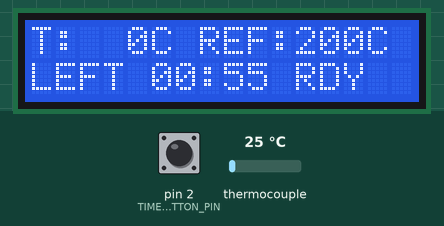
This sketch was run on a simulated Arduino Uno, built with avr-gcc and run on an emulated ATmega328P. Shown: 16×2 character LCD. Wiring (inferred from the names in the program): PCF8574 port expander at I2C address 0x27; MAX6675 thermocouple converter: CS pin 9; MISO pin 12; SCK pin 13. Wiring (inferred from the signals the program sends): character LCD (HD44780): RS Q0; E Q2; backlight Q3; data Q4, Q5, Q6, Q7. Inputs (shaded band) come from the test bench; at power-on: pin 2 (TIMER_BUTTON_PIN) HIGH, thermocouple 25 °C.

Above: at 2.5 s.
2.6 s: pin 2 (TIMER_BUTTON_PIN) pulled LOW for 0.15 s
At 4.1 s:
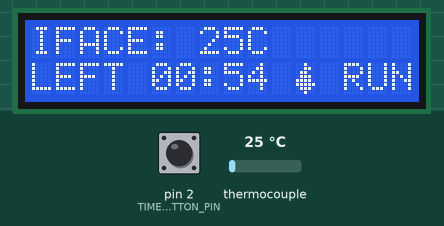
6.8 s: pin 2 (TIMER_BUTTON_PIN) pulled LOW for 1 s
At 9.1 s:
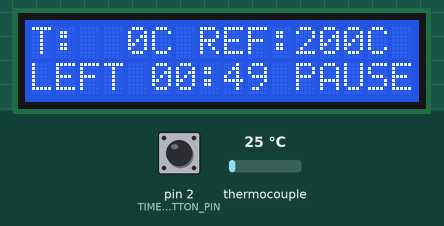
11.8 s: thermocouple set to 6 °C
At 14.1 s:
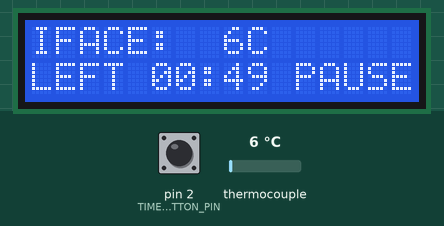
15.8 s: thermocouple set to 75 °C
At 18.1 s:
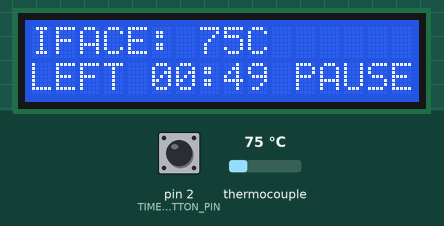
19.8 s: thermocouple set to 150 °C
At 21.7 s:
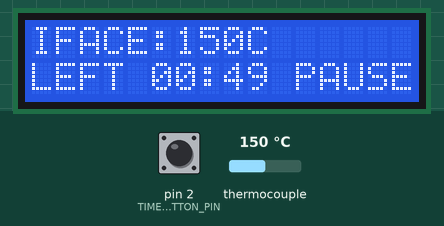
Timing chart, 0 to 23.2 s (numbered marks = the images above; inputs shaded):
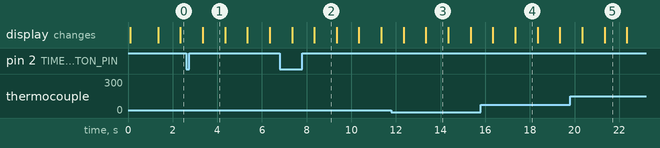

The sketch:

AgastyaThermalMonitor.ino
```cpp
#include <Wire.h>

// Agastya thermal pretreatment monitor: measurement and timer only.
// This sketch does not drive, regulate, or make a safety decision for a heater.

// ---------- Hardware configuration ----------
const uint8_t LCD_I2C_ADDRESS = 0x27;  // Common PCF8574 backpack address; verify yours.
const uint8_t LCD_BACKLIGHT_BIT = 3;
const uint8_t LCD_ENABLE_BIT = 2;
const uint8_t LCD_READ_WRITE_BIT = 1;
const uint8_t LCD_REGISTER_SELECT_BIT = 0;
const uint8_t LCD_FIRE_GLYPH = 1;

const uint8_t TOOL_TC_CS_PIN = 10;       // MAX6675 chip select, tool/blade probe
const uint8_t INTERFACE_TC_CS_PIN = 9;   // MAX6675 chip select, material/interface probe
const uint8_t TC_CLOCK_PIN = 13;         // MAX6675 SCK
const uint8_t TC_DATA_PIN = 12;          // MAX6675 SO
const uint8_t TIMER_BUTTON_PIN = 2;      // Momentary button from D2 to GND

// Illustrative display values based on legacy thesis language, NOT approved
// operating settings. 200 C is the midpoint of the thesis's proposed 180-220 C
// blade range. 55 seconds is a demo countdown representing its "under a minute"
// claim. The current research treats thermal delamination as optional and these
// values have not been validated in an Agastya physical trial.
const uint16_t THESIS_REFERENCE_TEMP_C = 200;
const uint16_t DEMO_CYCLE_TIME_SECONDS = 55;

const unsigned long SENSOR_INTERVAL_MS = 1000UL;
const unsigned long DISPLAY_PAGE_INTERVAL_MS = 1000UL;
const unsigned long DEBOUNCE_MS = 35UL;
const unsigned long RESET_HOLD_MS = 1500UL;

enum TimerState : uint8_t { TIMER_READY, TIMER_RUNNING, TIMER_PAUSED, TIMER_DONE };

struct ThermocoupleReading {
  bool valid;
  bool openCircuit;
  float celsius;
};

ThermocoupleReading toolReading = {false, false, 0.0f};
ThermocoupleReading interfaceReading = {false, false, 0.0f};
TimerState timerState = TIMER_READY;
unsigned long remainingMs = (unsigned long)DEMO_CYCLE_TIME_SECONDS * 1000UL;
unsigned long timerStartedMs = 0;
unsigned long lastSensorReadMs = 0;
unsigned long lastDisplayMs = 0;
unsigned long buttonPressedAtMs = 0;
unsigned long lastButtonChangeMs = 0;
bool buttonStableState = HIGH;
bool buttonLastRawState = HIGH;
bool buttonHoldHandled = false;
uint8_t displayPage = 0;

// ----------- Minimal PCF8574 / HD44780 LCD driver -----------
void lcdWriteNibble(uint8_t nibble, bool registerSelect) {
  uint8_t output = (nibble & 0x0F) << 4;
  if (registerSelect) output |= (1U << LCD_REGISTER_SELECT_BIT);
  output |= (1U << LCD_BACKLIGHT_BIT);
  Wire.beginTransmission(LCD_I2C_ADDRESS);
  Wire.write(output | (1U << LCD_ENABLE_BIT));
  Wire.endTransmission();
  delayMicroseconds(1);
  Wire.beginTransmission(LCD_I2C_ADDRESS);
  Wire.write(output & ~(1U << LCD_ENABLE_BIT));
  Wire.endTransmission();
  delayMicroseconds(50);
}

void lcdSend(uint8_t value, bool registerSelect) {
  lcdWriteNibble(value >> 4, registerSelect);
  lcdWriteNibble(value & 0x0F, registerSelect);
}

void lcdCommand(uint8_t command) {
  lcdSend(command, false);
  if (command == 0x01 || command == 0x02) delayMicroseconds(1800);
}

void lcdCreateChar(uint8_t location, const uint8_t glyph[8]) {
  lcdCommand(0x40 | ((location & 0x07) << 3));
  for (uint8_t row = 0; row < 8; ++row) lcdSend(glyph[row], true);
}

void lcdBegin() {
  delay(50);
  lcdWriteNibble(0x03, false);
  delay(5);
  lcdWriteNibble(0x03, false);
  delayMicroseconds(150);
  lcdWriteNibble(0x03, false);
  lcdWriteNibble(0x02, false);
  lcdCommand(0x28);  // 4-bit, 2-line, 5x8 font
  lcdCommand(0x0C);  // Display on, cursor off
  lcdCommand(0x06);  // Increment cursor
  lcdCommand(0x01);
}

void lcdSetCursor(uint8_t column, uint8_t row) {
  const uint8_t rowAddress[] = {0x00, 0x40};
  lcdCommand(0x80 | (rowAddress[row & 1] + column));
}

void lcdPrintLine(uint8_t row, const char *text) {
  lcdSetCursor(0, row);
  for (uint8_t i = 0; i < 16; ++i) {
    char c = text[i];
    lcdSend(c == '\0' ? ' ' : (uint8_t)c, true);
    if (c == '\0') {
      for (++i; i < 16; ++i) lcdSend(' ', true);
      break;
    }
  }
}

void makeTimerLine(char *line, const char *timeText) {
  snprintf(line, 17, "LEFT %s", timeText);
  uint8_t length = (uint8_t)strlen(line);
  if (timerState == TIMER_RUNNING) {
    line[length++] = ' ';
    line[length++] = LCD_FIRE_GLYPH;
    line[length++] = ' ';
    line[length++] = 'R';
    line[length++] = 'U';
    line[length++] = 'N';
  } else if (timerState == TIMER_PAUSED) {
    strcat(line, " PAUSE");
  } else if (timerState == TIMER_DONE) {
    strcat(line, " DONE");
  } else {
    strcat(line, " RDY");
  }
}

// ----------- MAX6675 reader (no third-party library required) -----------
ThermocoupleReading readMax6675(uint8_t chipSelectPin) {
  ThermocoupleReading result = {false, false, 0.0f};
  digitalWrite(chipSelectPin, HIGH);
  delayMicroseconds(2);
  digitalWrite(chipSelectPin, LOW);
  delayMicroseconds(2);

  uint16_t raw = 0;
  for (uint8_t bit = 0; bit < 16; ++bit) {
    digitalWrite(TC_CLOCK_PIN, HIGH);
    raw <<= 1;
    if (digitalRead(TC_DATA_PIN)) raw |= 1;
    digitalWrite(TC_CLOCK_PIN, LOW);
  }
  digitalWrite(chipSelectPin, HIGH);

  result.openCircuit = (raw & 0x0004) != 0;
  if (result.openCircuit) return result;

  // D14..D3 contain the temperature in 0.25 C increments.
  uint16_t quarterDegrees = (raw >> 3) & 0x0FFF;
  result.celsius = quarterDegrees * 0.25f;
  result.valid = true;
  return result;
}

void refreshSensors(unsigned long now) {
  if (now - lastSensorReadMs < SENSOR_INTERVAL_MS) return;
  lastSensorReadMs = now;
  toolReading = readMax6675(TOOL_TC_CS_PIN);
  interfaceReading = readMax6675(INTERFACE_TC_CS_PIN);
}

// ----------- Timer and button -----------
unsigned long currentRemainingMs(unsigned long now) {
  if (timerState == TIMER_RUNNING) {
    unsigned long elapsed = now - timerStartedMs;
    return elapsed >= remainingMs ? 0 : remainingMs - elapsed;
  }
  return remainingMs;
}

void toggleTimer(unsigned long now) {
  if (timerState == TIMER_READY) {
    timerStartedMs = now;
    timerState = TIMER_RUNNING;
  } else if (timerState == TIMER_RUNNING) {
    remainingMs = currentRemainingMs(now);
    timerState = remainingMs == 0 ? TIMER_DONE : TIMER_PAUSED;
  } else if (timerState == TIMER_PAUSED) {
    timerStartedMs = now;
    timerState = TIMER_RUNNING;
  } else {
    remainingMs = (unsigned long)DEMO_CYCLE_TIME_SECONDS * 1000UL;
    timerState = TIMER_READY;
  }
}

void resetTimer() {
  remainingMs = (unsigned long)DEMO_CYCLE_TIME_SECONDS * 1000UL;
  timerState = TIMER_READY;
}

void updateButton(unsigned long now) {
  bool rawState = digitalRead(TIMER_BUTTON_PIN);
  if (rawState != buttonLastRawState) {
    buttonLastRawState = rawState;
    lastButtonChangeMs = now;
  }

  if (now - lastButtonChangeMs >= DEBOUNCE_MS && rawState != buttonStableState) {
    buttonStableState = rawState;
    if (buttonStableState == LOW) {
      buttonPressedAtMs = now;
      buttonHoldHandled = false;
    } else if (!buttonHoldHandled) {
      toggleTimer(now);
    }
  }

  if (buttonStableState == LOW && !buttonHoldHandled &&
      now - buttonPressedAtMs >= RESET_HOLD_MS) {
    resetTimer();
    buttonHoldHandled = true;
  }
}

void updateTimerCompletion(unsigned long now) {
  if (timerState == TIMER_RUNNING && currentRemainingMs(now) == 0) {
    remainingMs = 0;
    timerState = TIMER_DONE;
  }
}

// ----------- Display formatting -----------
void formatCountdown(unsigned long totalSeconds, char *destination) {
  unsigned long minutes = totalSeconds / 60UL;
  unsigned long seconds = totalSeconds % 60UL;
  if (minutes > 99) minutes = 99;
  snprintf(destination, 6, "%02lu:%02lu", minutes, seconds);
}

void formatTemperature(const ThermocoupleReading &reading, char *destination) {
  if (!reading.valid) {
    strcpy(destination, reading.openCircuit ? "OPEN" : "ERROR");
  } else {
    int rounded = (int)(reading.celsius + 0.5f);
    snprintf(destination, 6, "%3dC", rounded);
  }
}

const char *timerLabel() {
  switch (timerState) {
    case TIMER_READY: return "READY";
    case TIMER_RUNNING: return "RUNNING";
    case TIMER_PAUSED: return "PAUSED";
    case TIMER_DONE: return "DONE";
  }
  return "ERROR";
}

void renderDisplay(unsigned long now) {
  char line1[17] = "";
  char line2[17] = "";
  char toolTemp[6];
  char interfaceTemp[6];
  char timeText[6];
  formatTemperature(toolReading, toolTemp);
  formatTemperature(interfaceReading, interfaceTemp);
  formatCountdown(currentRemainingMs(now) / 1000UL, timeText);

  if (displayPage == 0) {
    snprintf(line1, sizeof(line1), "T:%s REF:%uC", toolTemp, THESIS_REFERENCE_TEMP_C);
  } else {
    snprintf(line1, sizeof(line1), "IFACE:%s", interfaceTemp);
  }
  makeTimerLine(line2, timeText);
  lcdPrintLine(0, line1);
  lcdPrintLine(1, line2);
}

void setup() {
  pinMode(TOOL_TC_CS_PIN, OUTPUT);
  pinMode(INTERFACE_TC_CS_PIN, OUTPUT);
  digitalWrite(TOOL_TC_CS_PIN, HIGH);
  digitalWrite(INTERFACE_TC_CS_PIN, HIGH);
  pinMode(TC_CLOCK_PIN, OUTPUT);
  digitalWrite(TC_CLOCK_PIN, LOW);
  pinMode(TC_DATA_PIN, INPUT);
  pinMode(TIMER_BUTTON_PIN, INPUT_PULLUP);

  Wire.begin();
  lcdBegin();
  const uint8_t fireGlyph[8] = {
    0x04, 0x06, 0x0C, 0x0E, 0x1E, 0x1F, 0x0E, 0x04
  };
  lcdCreateChar(LCD_FIRE_GLYPH, fireGlyph);
  lcdPrintLine(0, "AGASTYA THERMAL");
  lcdPrintLine(1, "MONITOR ONLY");
  delay(1200);
  lastSensorReadMs = millis() - SENSOR_INTERVAL_MS;
}

void loop() {
  unsigned long now = millis();
  updateButton(now);
  refreshSensors(now);
  updateTimerCompletion(now);

  if (now - lastDisplayMs >= DISPLAY_PAGE_INTERVAL_MS) {
    lastDisplayMs = now;
    displayPage = (displayPage + 1) % 2;
    renderDisplay(now);
  }
}
```

Measured:
- after the input at 2.6 s, the display: changes after 0.75 s (image 1)
- after the input at 6.8 s, the display: first differs from a run without the input after 1.5 s (image 2)
- after the input at 11.8 s, the display: first differs from a run without the input after 1.5 s (image 3)
- after the input at 15.8 s, the display: first differs from a run without the input after 1.5 s (image 4)
- after the input at 19.8 s, the display: first differs from a run without the input after 1.5 s (image 5)
- what the display in image 1 shows lasts 1.0 s, from 3.3 s to 4.3 s
